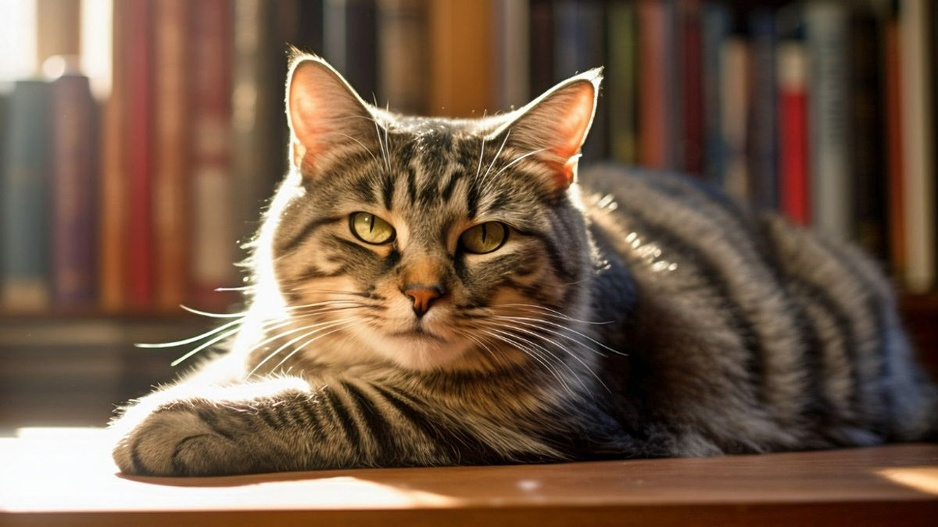
#> input picture Gambar/gambar-kucing.jpg, 938 x 527 px, shrunk from 1200 x 675 before the run
$ jupyter execute pertemuan7_histogram_citra.ipynb
#> lines starting #> are read from the running program, lines starting #| are printed output that depends on the picture
[cell 1]
import cv2 as cv
import numpy as np
import matplotlib.pyplot as plt

[cell 2]
image = cv.imread("Gambar/gambar-kucing.jpg", 0)
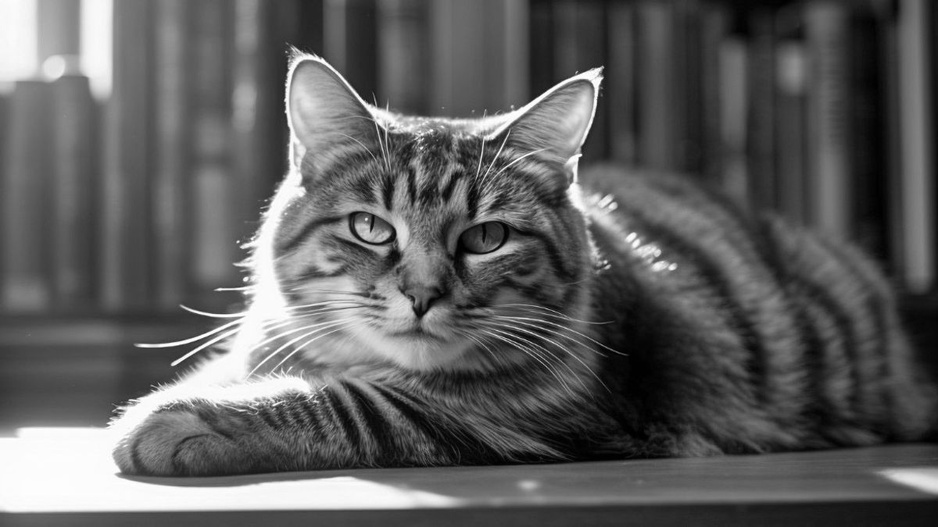
#> image: shape (527, 938); min 0, max 255, mean 94
plt.imshow(image, cmap='gray')
plt.axis('off')
plt.show()

[cell 3]
histogram = cv.calcHist([image], [0], None, [256], [0, 256])
#> histogram = 256 values, max 4924 at index 95, min 146 at index 255, mean 1931

[cell 4]
plt.figure()
plt.title("Histogram")
plt.xlabel("Intensitas piksel")
plt.ylabel("Jumlah piksel")
plt.plot(histogram, color='black')
plt.xlim([0, 256])
plt.show()
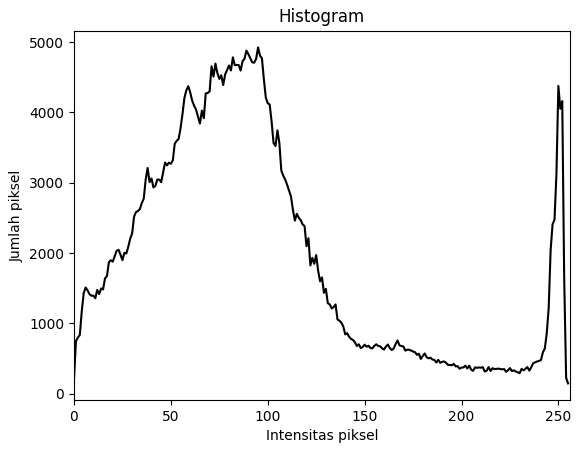
#> figure drawn by matplotlib, 1 panel; curve peaks at x = 95, y = 4924

[cell 5]
# GAMBAR BERWARNA

image_clr = cv.imread("Gambar/gambar-kucing.jpg")
#> image_clr is the input picture: shape (527, 938, 3); mean B, G, R 68.8, 88.8, 114
plt.imshow(cv.cvtColor(image_clr, cv.COLOR_BGR2RGB))
plt.axis('off')
plt.show()

[cell 6]
blue_channel = image_clr[:, :, 0]
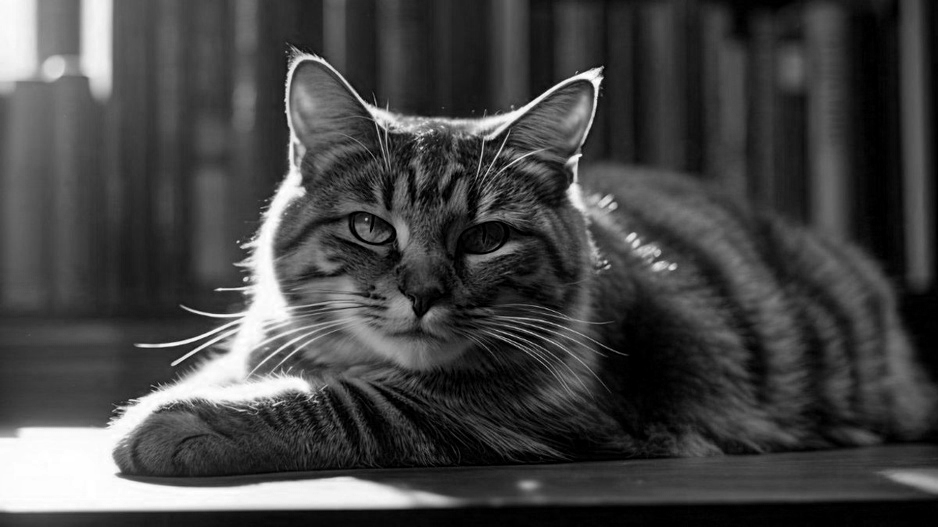
#> blue_channel: shape (527, 938); min 0, max 255, mean 68.8

plt.imshow(blue_channel, cmap="gray")
plt.axis('off')
plt.title("Blue Channel")
plt.show()

[cell 7]
green_channel = image_clr[:, :, 1]

plt.imshow(green_channel, cmap="gray")
plt.axis('off')
plt.title("Green Channel")
plt.show()

[cell 8]
red_channel = image_clr[:, :, 2]
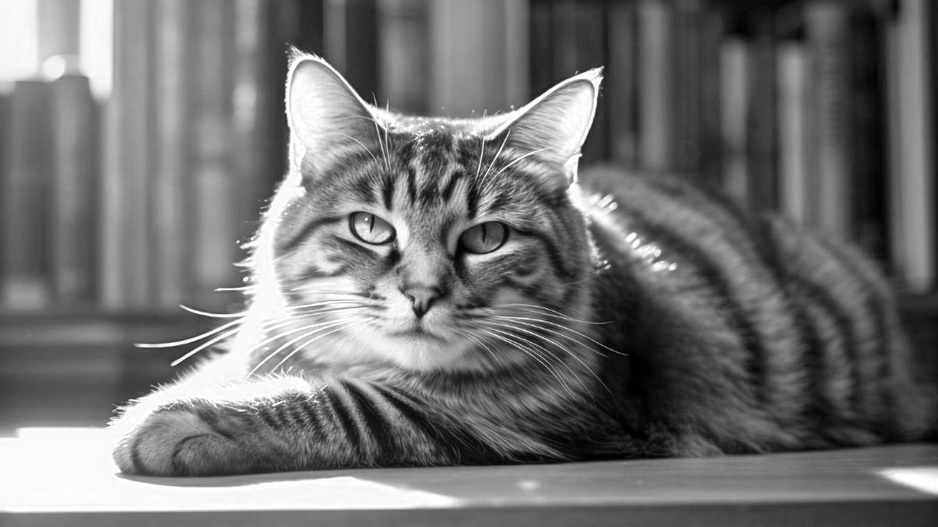
#> red_channel: shape (527, 938); min 0, max 255, mean 114

plt.imshow(red_channel, cmap="gray")
plt.axis('off')
plt.title("Red Channel")
plt.show()

[cell 9]
histogram_blue = cv.calcHist([image_clr], [0], None, [256], [0, 256])
#> histogram_blue = 256 values, max 10528 at index 0, min 162 at index 181, mean 1931
histogram_green = cv.calcHist([image_clr], [1], None, [256], [0, 256])
#> histogram_green = 256 values, max 5243 at index 74, min 242 at index 229, mean 1931
histogram_red = cv.calcHist([image_clr], [2], None, [256], [0, 256])
#> histogram_red = 256 values, max 6511 at index 251, min 176 at index 0, mean 1931

[cell 10]
# Menampilkan histogram
plt.figure(figsize=(10, 5))
plt.title("Histogram of Color Channels")
plt.xlabel("Pixel Intensity")
plt.ylabel("Jumlah Piksel")
plt.xlim([0, 256])

# Plot histogram untuk masing-masing channel
plt.plot(histogram_blue, color='blue', label='Blue Channel')
plt.plot(histogram_green, color='green', label='Green Channel')
plt.plot(histogram_red, color='red', label='Red Channel')

# Menambahkan legenda
plt.legend()
plt.grid()  # Menambahkan grid untuk memudahkan pembacaan
plt.show()
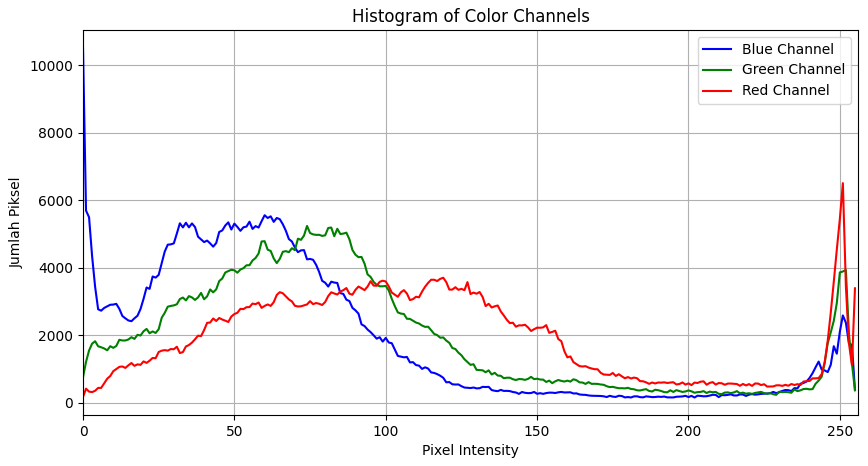
#> figure drawn by matplotlib, 1 panel; curve peaks at x = 0, y = 10528; curve peaks at x = 74, y = 5243; curve peaks at x = 251, y = 6511

[cell 11]
plt.subplot(3, 1, 1)
plt.plot(histogram_blue, color='blue')
plt.title('Histogram of Blue Channel')
plt.xlim([0, 256])
plt.xlabel('Pixel Intensity')
plt.ylabel('Frequency')
plt.grid()

plt.subplot(3, 1, 2)
plt.plot(histogram_green, color='green')
plt.title('Histogram of Green Channel')
plt.xlim([0, 256])
plt.xlabel('Pixel Intensity')
plt.ylabel('Frequency')
plt.grid()

plt.subplot(3, 1, 3)
plt.plot(histogram_red, color='red')
plt.title('Histogram of Red Channel')
plt.xlim([0, 256])
plt.xlabel('Pixel Intensity')
plt.ylabel('Frequency')
plt.grid()

plt.tight_layout()
plt.show()
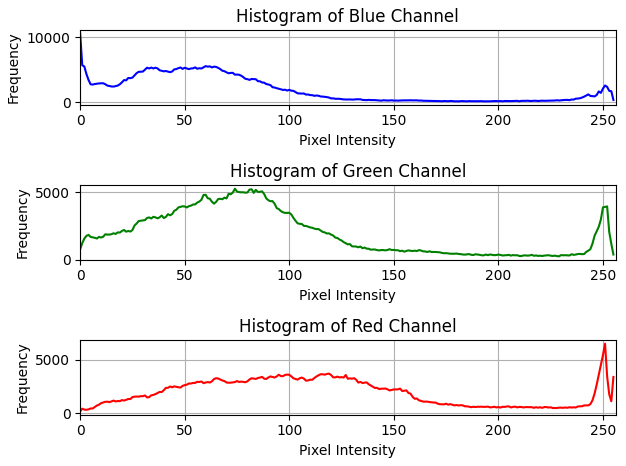
#> figure drawn by matplotlib, 3 panels; panel 1: curve peaks at x = 0, y = 10528; panel 2: curve peaks at x = 74, y = 5243; panel 3: curve peaks at x = 251, y = 6511

[cell 12]
dark_image = cv.imread("Gambar/Pertemuan 7/Hutan-Gelap.jpeg", 0)
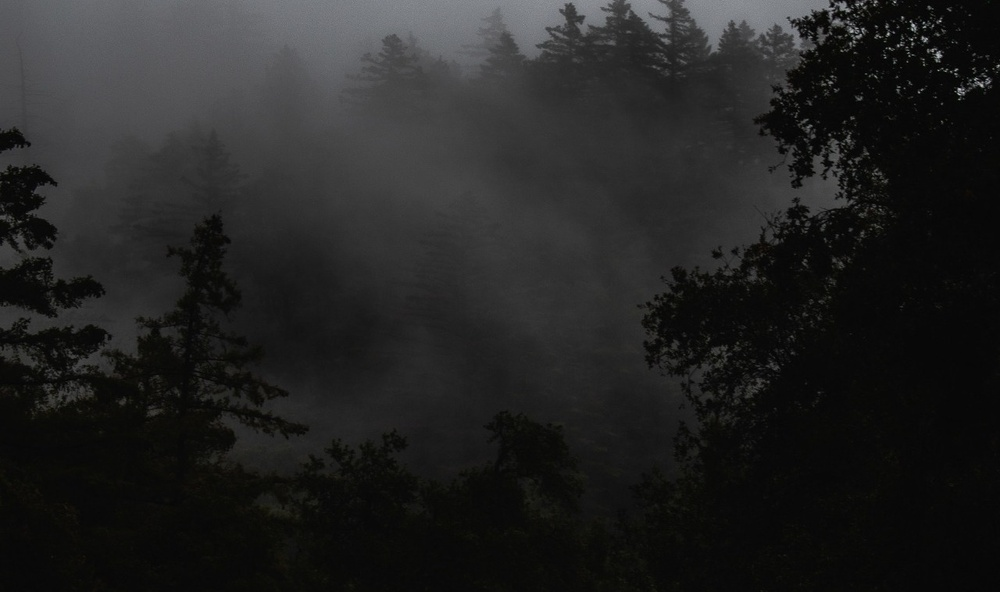
#> input picture Gambar/Pertemuan 7/Hutan-Gelap.jpeg, 1000 x 592 px, shrunk from 1280 x 758 before the run
#> dark_image: shape (592, 1000); min 0, max 196, mean 35
plt.imshow(dark_image, cmap="gray")
plt.axis('off')
plt.show()

[cell 13]
histogram_before = cv.calcHist([dark_image], [0], None, [256], [0, 256])
#> histogram_before = 256 values, max 65821 at index 9, min 0 at index 165, mean 2312.5

plt.figure()
plt.xlabel("Jumlah Piksel")
plt.ylabel("Intensitas")
plt.plot(histogram_before)
plt.xlim([0, 256])
plt.show()
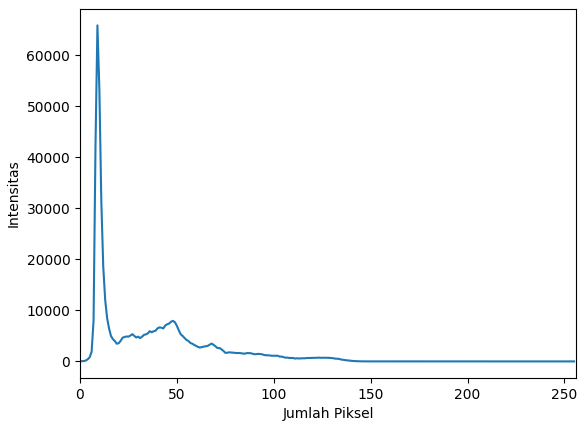
#> figure drawn by matplotlib, 1 panel; curve peaks at x = 9, y = 65821

[cell 14]
equalized_image = cv.equalizeHist(dark_image)
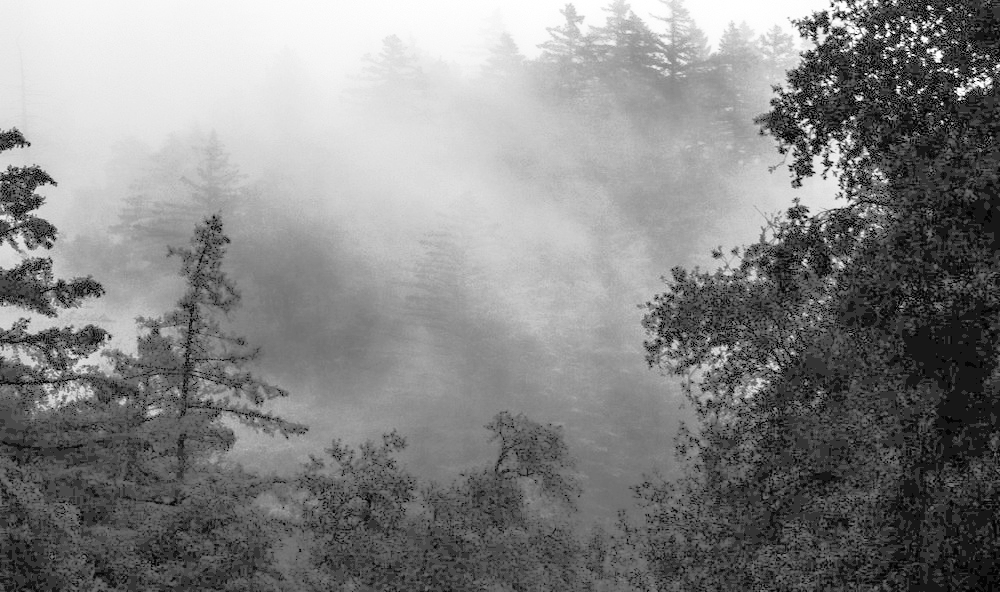
#> equalized_image: shape (592, 1000); min 0, max 255, mean 131.9

plt.imshow(equalized_image, cmap="gray")

[cell 15]
histogram_after = cv.calcHist([equalized_image], [0], None, [256], [0, 256])
#> histogram_after = 256 values, max 65821 at index 52, min 0 at index 2, mean 2312.5

plt.figure()
plt.xlabel("Jumlah piksel")
plt.ylabel("Intensitas")
plt.plot(histogram_after)
plt.xlim([0, 256])
plt.show()
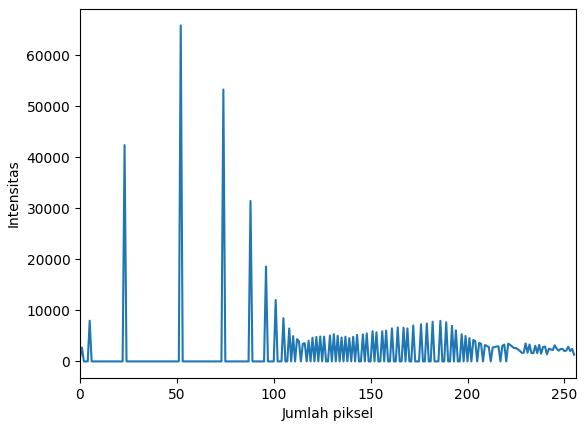
#> figure drawn by matplotlib, 1 panel; curve peaks at x = 52, y = 65821
